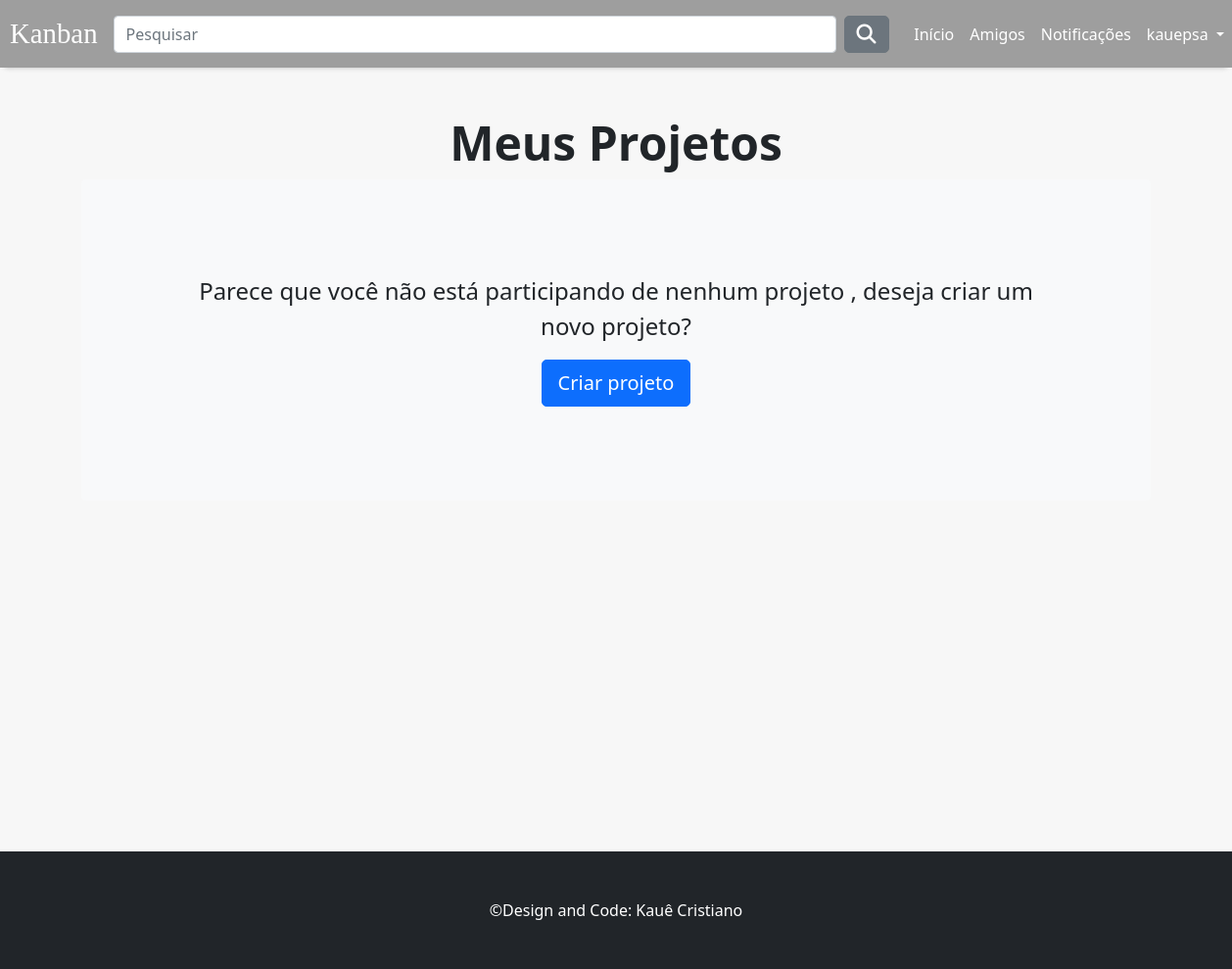
Page /projeto/listar (signed in) on the earlier database version.
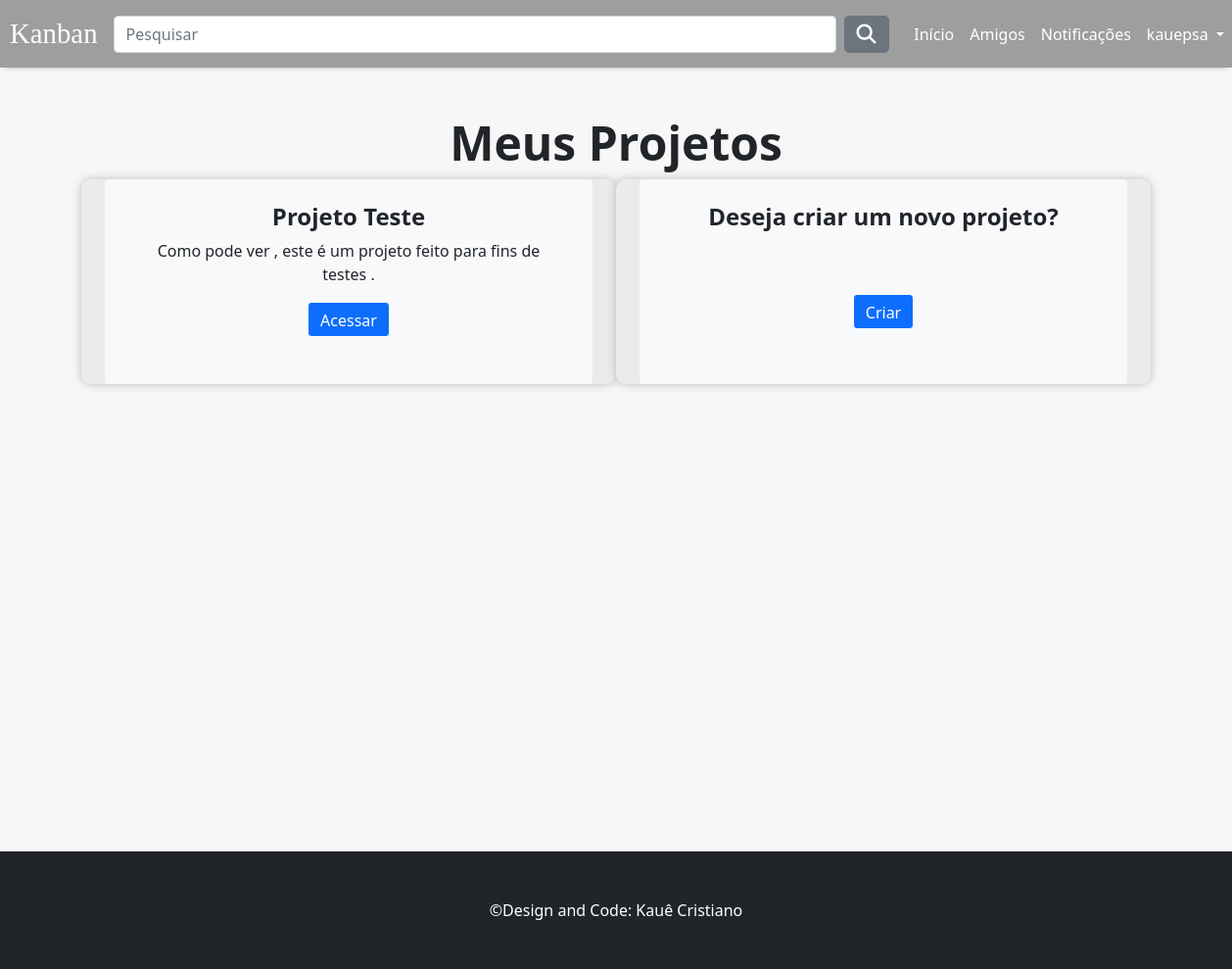
Same page on the later database version.
### kanbantables/models.py (models this page shows, shortened)
class Projeto(models.Model):
    nome = models.CharField(max_length=255)
    descricao = models.TextField()
    managers = models.ManyToManyField(User, related_name='projetos_administrados')
    users = models.ManyToManyField(User, related_name='projetos_participantes')
    convidados = models.ManyToManyField(User, related_name='convidados')
    pendentes = models.ManyToManyField(User, related_name='pendentes')

### kanbantables/views.py (the view)
# urls.py: path('projeto/listar', tables.lista_projetos, name='listar_projetos'),
@login_required(login_url='login')
def lista_projetos(request):
    projetos = Projeto.objects.filter(Q(managers=request.user) | Q(users=request.user)).distinct()
    return render(request, 'kanban/lista_projetos.html', {'projetos': projetos})

### main/templates/kanban/lista_projetos.html (shortened to what this page needs)
{% extends 'main/base.html' %}
{% block content %}
<div class="container px-lg-5" style="min-height: 100vh;">
    <div class="row gx-lg-5 text-center pt-5">
        <h1 class="display-5 fw-bold"> Meus Projetos</h1>
    {% for projeto in projetos %}
        <div class="col-lg-6 col-xxl-4 mb-5">
            <div class="card bg-light border-0 h-100">
                <div class="card-body text-center p-4 p-lg-5 pt-0 pt-lg-0">
                    <h2 class="fs-4 fw-bold">{{ projeto.nome }}</h2>
                    <p class="mb-0">{{ projeto.descricao }}</p>
                    {% if user in projeto.managers.all or user in projeto.users.all %}
                    <a href="{% url 'visualizar_projeto' projeto.id %}" class="btn btn-primary rounded border border-white mt-3 pb-1">
                        Acessar
                      </a>
                    {% endif %}
                </div>
            </div>
        </div>
    {% empty %}
            <div class="p-4 p-lg-5 bg-light rounded-3 text-center">
                <div class="m-2 m-lg-5">
                    <p class="fs-4">Parece que você não está participando de nenhum projeto , deseja criar um novo projeto?</p>
                    <a class="btn btn-primary btn-lg" href="{% url 'criar_projeto' %}">Criar projeto</a>
                </div>
            </div>
    {% endfor %}
    {% if projetos %}
        <div class="col-lg-6 col-xxl-4 mb-5">
            <div class="card bg-light border-0 h-100">
                <div class="card-body text-center p-4 p-lg-5 pt-0 pt-lg-0">
                    <h2 class="fs-4 fw-bold mb-5">Deseja criar um novo projeto?</h2>
                    <a class="btn btn-primary rounded border border-white mt-3 pb-1" href="{% url 'criar_projeto' %}">Criar</a>
                </div>
            </div>
        </div>
    {% endif %}
    </div>
</div>
{% endblock %}

Differences in the rows shown:
added Projeto: nome "Projeto Teste", descricao "Como pode ver , este é um projeto feito para fins de testes .", shows "Acessar"
Other differences:
text no longer shown: "Parece que você não está participando de nenhum projeto , deseja criar um novo projeto? Criar projeto"
text now shown: "Deseja criar um novo projeto? Criar"
